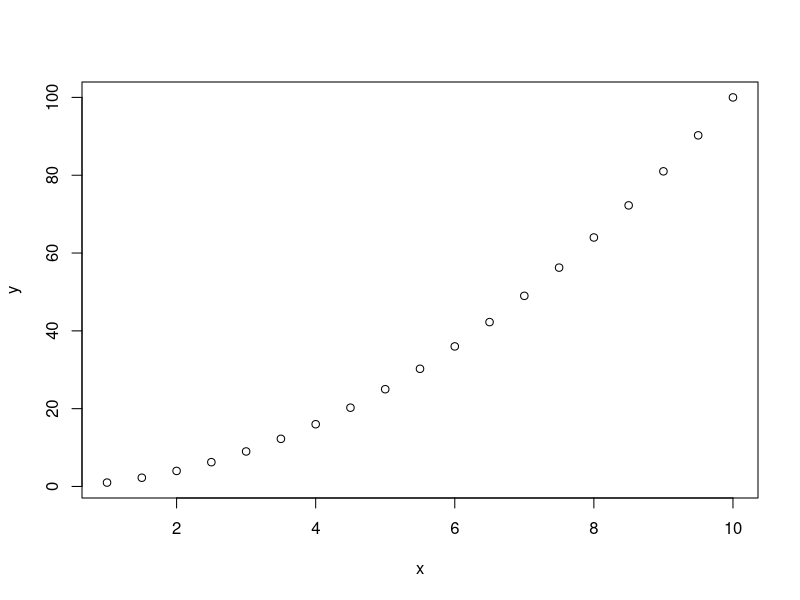
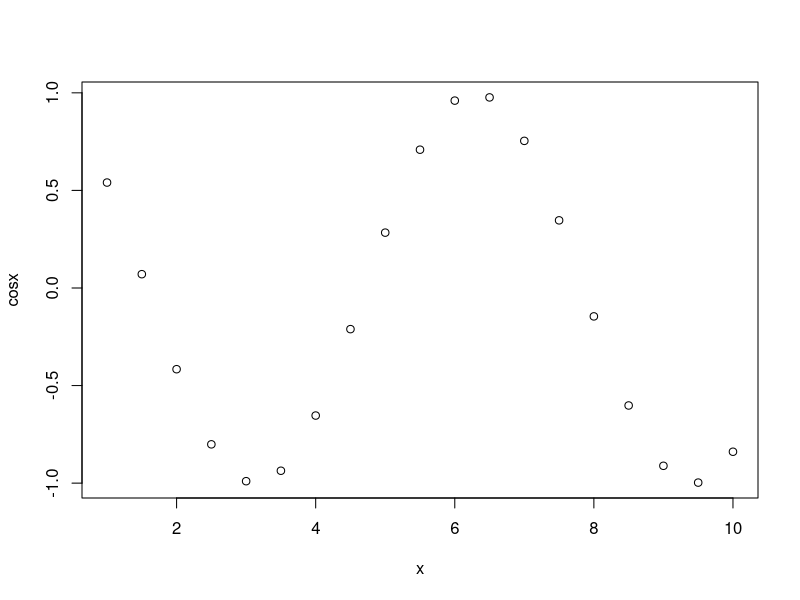
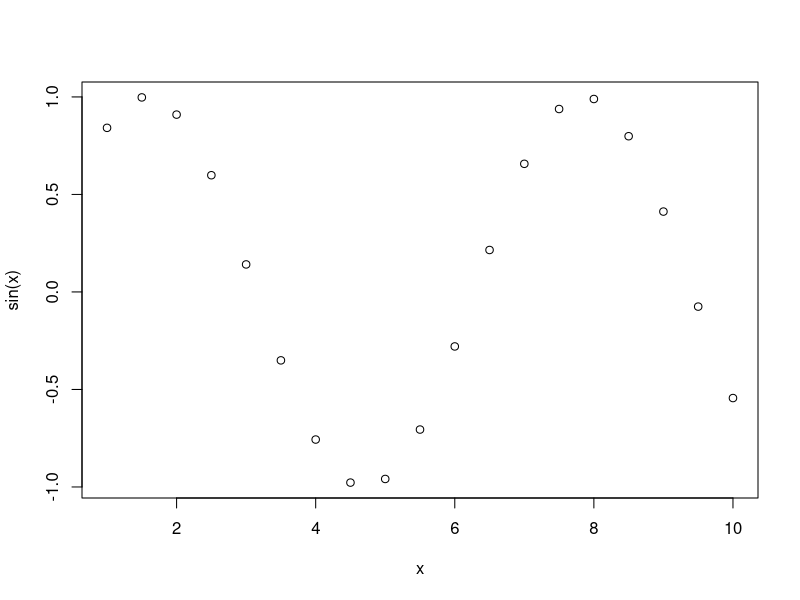
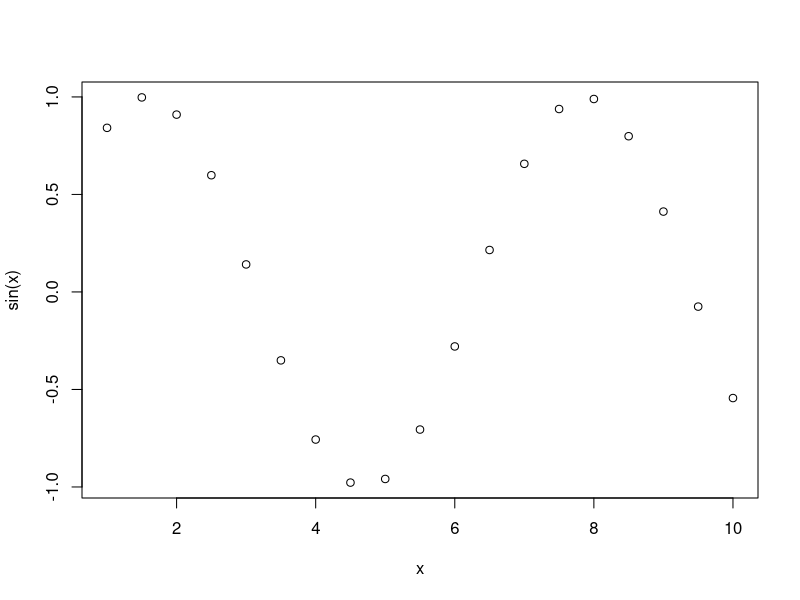
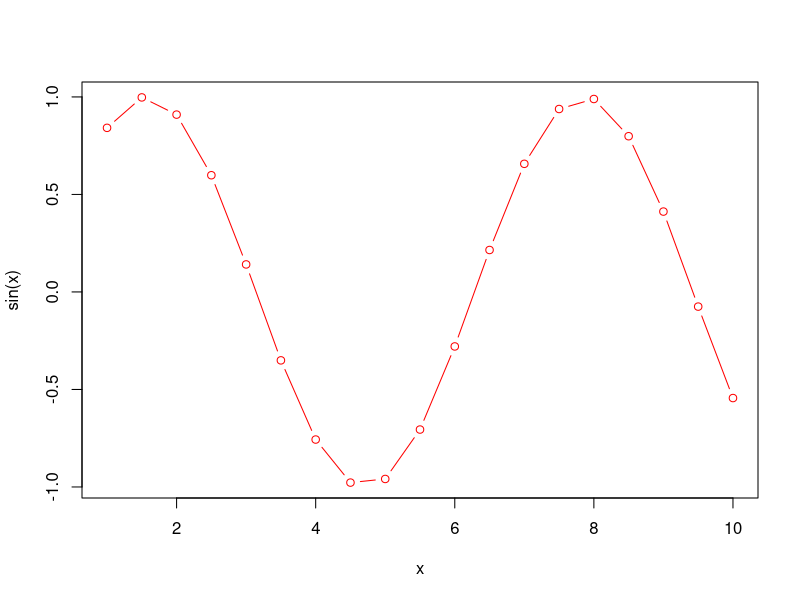
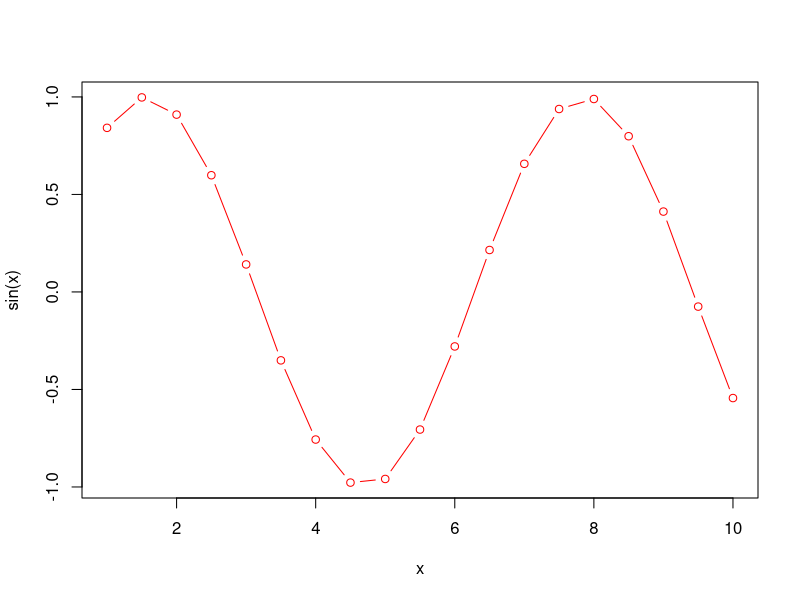
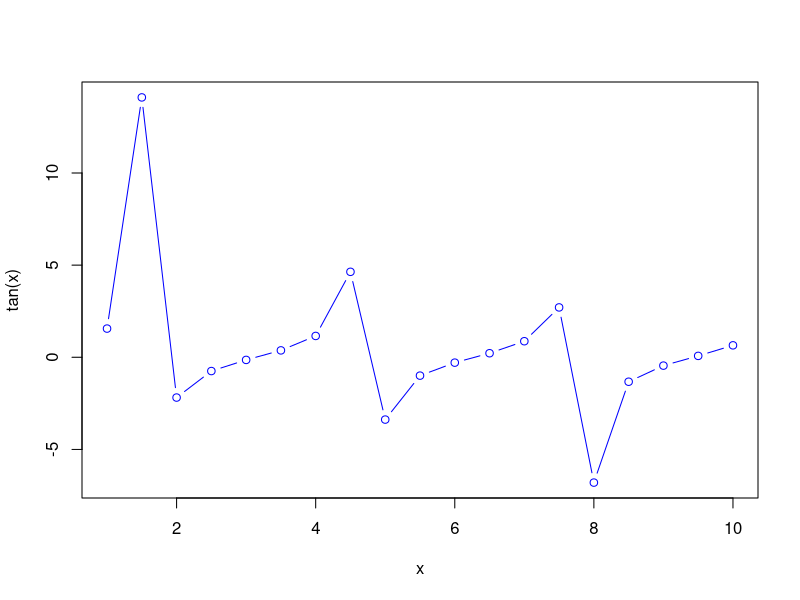
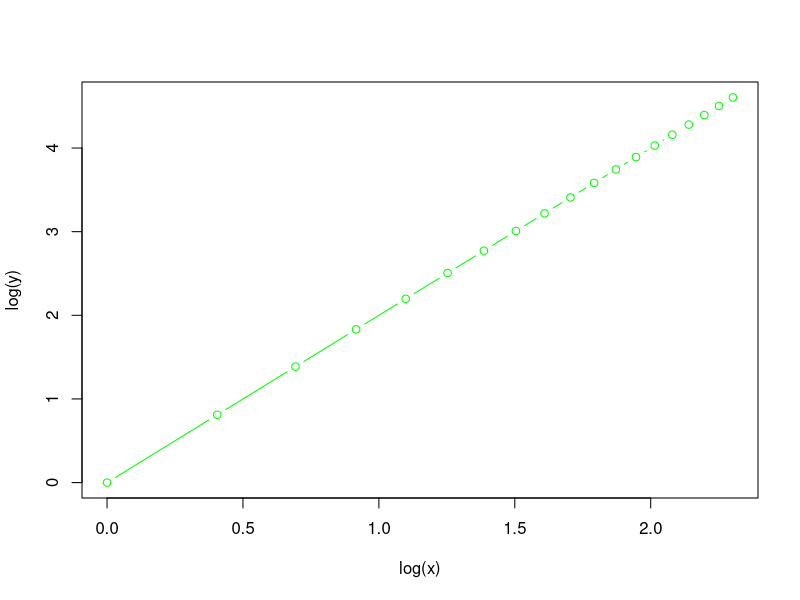

R code for these plots, in order:
# Module 1.3.1 Code =============================
# Section 3. Create your first R script =========

# R Script 01 ===================================
# Console Commands Line Examples ================
4 + 4
sqrt(25)
pi
seq(from=1, to=10, by=0.5)

# What does the seq() function do?
# Go to help tab
# or in console, type help(seq)



# Click on the ENVIRONMENT TAB
# Notice it is empty


# EXERCISE 01 ===================================
# How to save the output?
# save sequence of numbers in object x
x <- seq(from=1, to=10, by=0.5)

# view the contents of x
x

# Also take a look at the ENVIRONMENT TAB

# use x to create new object y
y <- x*x

# plot x and y
plot(x,y)

# Where did the plot go?
# Go to the Plots window - explore options



# EXERCISE 02 ===================================
# create a new object cosx
cosx <- cos(x)

# plot x, cosx
plot(x, cosx)

# Check ENVIRONMENT TAB
# How many objects are there now?



# use functions as needed on the fly!
# plot x, sin(x)
plot(x, sin(x))     # assumed order x-axis and 
                    # then y-axis
plot(y=sin(x), x=x) # order doesn't matter 
                    # with explicit assignment

# plot both points and lines
# make the color red
plot(x, sin(x), type = "both", col = "red")

# This generates a Warning message
# but the plot code still runs and works
# we get a plot - here is the warning:
# 
# Warning message:
# In plot.xy(xy, type, ...) :
#   plot type 'both' will be truncated to first character
# 
# So, run the plot again but change
# type = "both" to type = "b"
plot(x, sin(x), type = "b", col = "red")

# Check ENVIRONMENT TAB
# How many objects are there now?



# [YOUR TURN] plot x and the tangent of x
# change color to blue
# hint: help(sin) - to see list of other trig functions
# hint: cut and paste code above to help you
plot(x, tan(x), type = "b", col = "blue")

# [YOUR TURN] plot log of x with log y
# change color to green
# hint: help(log) - to see list of log functions
plot(log(x), log(y), type = "b", col = "green")

